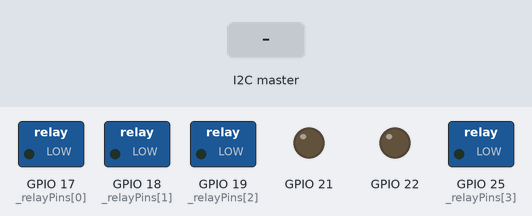
This sketch was run on a simulated ESP32. On the bench: switched loads named in the sketch (green lamp = pin HIGH), output pins drawn as LEDs (lit = HIGH). Inputs (shaded band) come from the test bench. EEPROM starts erased; what the sketch prints to the serial monitor is not drawn.

Above: at 0.0 s.
At 1.2 s:
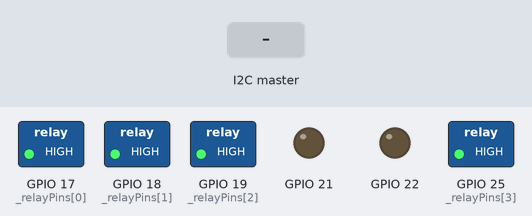
1.3 s: the I2C master sends the byte 1
2.8 s: the I2C master sends the byte 2
4.3 s: the I2C master sends the byte 3
At 20.5 s:
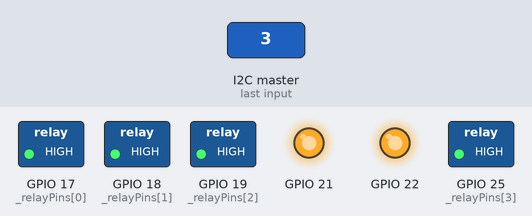
Timing chart, 0 to 20.8 s (numbered marks = the images above; inputs shaded):
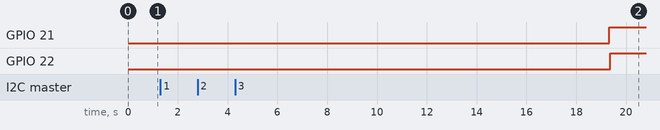

The sketch:

I2C_Slave.ino
```cpp
#include <Wire.h>
#include <EEPROM.h>

#define SLAVE_ADDRESS 0x04

// const char _relayPins[] = { 17, 18, 19, 21 };
const char _relayPins[] = { 17, 18, 19, 25 };
extern const byte loadStateEEPROMAddress[] = { 0, 1, 2, 3 };
extern bool relayloadsStatus[] = { 0, 0, 0, 0 };

String powerDataMsg = "";

struct SplitData {
  String indexOneData;
  String indexTwoData;
  String indexThreeData;
};

#define I2C_RESPONSE_SIZE 120  // fixed length to match master request

// <<< I2C watchdog variables
unsigned long lastI2CRequest = 0;
const unsigned long I2C_TIMEOUT1 = 15000;  // 5 seconds no request = reset

void setup() {
  Wire.begin(SLAVE_ADDRESS);  // Join I2C bus as slave with address 0x08
  EEPROM.begin(512);
  Serial.begin(9600);  // for debugging
  gpioInit();
  readDataFromEEPROM();
  Wire.onRequest(requestEvent);
  Wire.onReceive(receiveEvent);

  lastI2CRequest = millis();  // <<< initialize watchdog
}
void loop() {

  // < < < I2C timeout check
  if (millis() - lastI2CRequest > I2C_TIMEOUT1) {
    Serial.println("⚠ I2C inactive, resetting...");
    i2cBusRecovery();  // try to free the bus
    resetI2C();        // restart peripheral
    lastI2CRequest = millis();
  }
}

void gpioInit() {
  for (int i = 0; i < 4; i++) {
    pinMode(_relayPins[i], OUTPUT);
    delay(10);
  }
}

void resetI2C() {
  Serial.println("🔄 Resetting I2C...");

  Wire.end();  // Stop I2C
  delay(10);

  // Reinitialize I2C bus
  Wire.begin(SLAVE_ADDRESS);  // Join I2C bus as slave with address 0x08
  Wire.onRequest(requestEvent);
  Wire.onReceive(receiveEvent);

  delay(10);
  Serial.println("✅ I2C reset complete");
}


void i2cBusRecovery() {
  // adjust pins if using different I2C (this is for I2C1: 22=SCL, 21=SDA)
  pinMode(22, OUTPUT);
  pinMode(21, INPUT);

  for (int i = 0; i < 9; i++) {
    digitalWrite(22, LOW);
    delayMicroseconds(5);
    digitalWrite(22, HIGH);
    delayMicroseconds(5);
  }

  // Generate STOP
  pinMode(21, OUTPUT);
  digitalWrite(21, LOW);
  delayMicroseconds(5);
  digitalWrite(21, HIGH);
  delayMicroseconds(5);

  Serial.println("✅ I2C Bus Recovered");
}

void requestEvent() {
  lastI2CRequest = millis();  // refresh watchdog

  // Read power data
  String powerDataMsg = "Hello Master";

  // Prepare fixed-size buffer
  uint8_t buffer[I2C_RESPONSE_SIZE];
  const char* msg = powerDataMsg.c_str();
  size_t len = strlen(msg) + 1;  // include '\0'

  if (len > I2C_RESPONSE_SIZE) len = I2C_RESPONSE_SIZE;  // Truncate if message too long
  memcpy(buffer, msg, len);                              // Copy message into buffer

  // Pad remaining bytes with 0x00
  for (size_t i = len; i < I2C_RESPONSE_SIZE; i++) {
    buffer[i] = 0x00;
  }

  Wire.write(buffer, I2C_RESPONSE_SIZE);  // Send exactly I2C_RESPONSE_SIZE bytes
  // Serial.print("Sent "); Serial.print(I2C_RESPONSE_SIZE); Serial.println(" bytes");
}

void receiveEvent(int numBytes) {
  lastI2CRequest = millis();  // <<< refresh watchdog

  String receivedData = "";  // Clear buffer
  while (Wire.available()) {
    char c = Wire.read();
    receivedData += c;
  }
  Serial.print("Received from master: ");
  Serial.println(receivedData);

  SplitData i2cDecodedMsg = splitStringByColon(receivedData);

  bool state = i2cDecodedMsg.indexTwoData.toInt();
  if (i2cDecodedMsg.indexOneData == "1") {
    relayControl(_relayPins[0], state);
    relayloadsStatus[0] = state;
    writeOneByteInEEPROM(loadStateEEPROMAddress[0], state);
  } else if (i2cDecodedMsg.indexOneData == "2") {
    relayControl(_relayPins[1], state);
    relayloadsStatus[1] = state;
    writeOneByteInEEPROM(loadStateEEPROMAddress[1], state);
  } else if (i2cDecodedMsg.indexOneData == "3") {
    relayControl(_relayPins[2], state);
    relayloadsStatus[2] = state;
    writeOneByteInEEPROM(loadStateEEPROMAddress[2], state);
  } else if (i2cDecodedMsg.indexOneData == "4") {
    relayControl(_relayPins[3], state);
    relayloadsStatus[3] = state;
    writeOneByteInEEPROM(loadStateEEPROMAddress[3], state);
  } else if (i2cDecodedMsg.indexOneData == "All") {
    for (int i = 0; i < 4; i++) {
      relayControl(_relayPins[i], state);
      relayloadsStatus[i] = state;
      writeOneByteInEEPROM(loadStateEEPROMAddress[i], state);
      delay(1);
    }
  } else if (i2cDecodedMsg.indexOneData == "Motion") {
    bool state = i2cDecodedMsg.indexTwoData.toInt();
    for (int i = 0; i < 4; i++) {
      relayControl(_relayPins[i], state);
      delay(1);
    }
  } else {
    delay(1);
  }
}

void relayControl(int relayPin, bool state) {
  digitalWrite(relayPin, state);
}

void readDataFromEEPROM() {
  for (int i = 0; i < 4; i++) {
    relayloadsStatus[i] = EEPROM.read(loadStateEEPROMAddress[i]);
    relayControl(_relayPins[i], relayloadsStatus[i]);
    delay(10);
  }
}

void writeOneByteInEEPROM(int Add, byte data) {
  EEPROM.write(Add, data);
  EEPROM.commit();  // Save changes
}


// String powerDataToString(const PowerData1& data1, const PowerData2& data2) {
//   String result = "";
//   // result += String(data1.voltage1, 2) + ":";
//   // result += String(data1.current1, 2) + ":";
//   // result += String(data1.power1, 2) + ":";
//   // result += String(data2.voltage2, 2) + ":";
//   // result += String(data2.current2, 2) + ":";
//   // result += String(data2.power2, 2) + ":";
//   // result += String(relayloadsStatus[0]) + ":";
//   // result += String(relayloadsStatus[1]) + ":";
//   // result += String(relayloadsStatus[2]) + ":";
//   // result += String(relayloadsStatus[3]);
//   return result;
// }

SplitData splitStringByColon(const String& data) {
  SplitData mqttMsg;
  int firstIndex = data.indexOf(':');
  if (firstIndex != -1) {
    mqttMsg.indexOneData = data.substring(0, firstIndex);
    int secondIndex = data.indexOf(':', firstIndex + 1);
    if (secondIndex != -1) {
      mqttMsg.indexTwoData = data.substring(firstIndex + 1, secondIndex);
      mqttMsg.indexThreeData = data.substring(secondIndex + 1);
      if (mqttMsg.indexThreeData.length() > 0) {
      }
    } else {
      mqttMsg.indexTwoData = data.substring(firstIndex + 1);
    }
  } else {
    mqttMsg.indexOneData = data.substring(firstIndex + 1);
  }
  return mqttMsg;
}
```

Measured:
- after the input at 1.3 s, every drawn part: stays the same
- after the input at 2.8 s, every drawn part: stays the same
- after the input at 4.3 s, GPIO 21: LOW → HIGH after 15.0 s instead of 13.5 s; GPIO 22: LOW → HIGH after 15.1 s instead of 13.6 s
